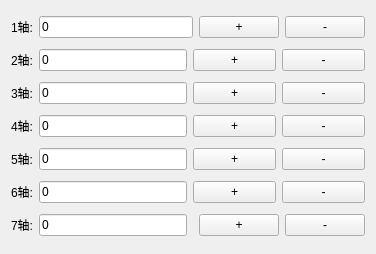
      <widget class="QWidget" name="layoutWidget_4">
       <property name="geometry">
        <rect>
         <x>430</x>
         <y>20</y>
         <width>376</width>
         <height>254</height>
        </rect>
       </property>
       <layout class="QGridLayout" name="gridLayout_16">
        <item row="0" column="0" colspan="2">
         <layout class="QHBoxLayout" name="horizontalLayout_3">
          <item>
           <widget class="QLabel" name="label_23">
            <property name="text">
             <string>1轴:</string>
            </property>
           </widget>
          </item>
          <item>
           <widget class="QLineEdit" name="lineEdit_jt_1">
            <property name="text">
             <string>0</string>
            </property>
           </widget>
          </item>
         </layout>
        </item>
        <item row="0" column="2">
         <layout class="QHBoxLayout" name="horizontalLayout_29">
          <item>
           <widget class="QPushButton" name="pushButton_a1_p">
            <property name="text">
             <string>+</string>
            </property>
           </widget>
          </item>
          <item>
           <widget class="QPushButton" name="pushButton_a1_m">
            <property name="text">
             <string>-</string>
            </property>
           </widget>
          </item>
         </layout>
        </item>
        <item row="1" column="0">
         <layout class="QHBoxLayout" name="horizontalLayout_19">
          <item>
           <widget class="QLabel" name="label_24">
            <property name="text">
             <string>2轴:</string>
            </property>
           </widget>
          </item>
          <item>
           <widget class="QLineEdit" name="lineEdit_jt_2">
            <property name="text">
             <string>0</string>
            </property>
           </widget>
          </item>
         </layout>
        </item>
        <item row="1" column="1" colspan="2">
         <layout class="QHBoxLayout" name="horizontalLayout_30">
          <item>
           <widget class="QPushButton" name="pushButton_a2_p">
            <property name="text">
             <string>+</string>
            </property>
           </widget>
          </item>
          <item>
           <widget class="QPushButton" name="pushButton_a2_m">
            <property name="text">
             <string>-</string>
            </property>
           </widget>
          </item>
         </layout>
        </item>
        <item row="2" column="0">
         <layout class="QHBoxLayout" name="horizontalLayout_20">
          <item>
           <widget class="QLabel" name="label_25">
            <property name="text">
             <string>3轴:</string>
            </property>
           </widget>
          </item>
          <item>
           <widget class="QLineEdit" name="lineEdit_jt_3">
            <property name="text">
             <string>0</string>
            </property>
           </widget>
          </item>
         </layout>
        </item>
        <item row="2" column="1" colspan="2">
         <layout class="QHBoxLayout" name="horizontalLayout_31">
          <item>
           <widget class="QPushButton" name="pushButton_a3_p">
            <property name="text">
             <string>+</string>
            </property>
           </widget>
          </item>
          <item>
           <widget class="QPushButton" name="pushButton_a3_m">
            <property name="text">
             <string>-</string>
            </property>
           </widget>
          </item>
         </layout>
        </item>
        <item row="3" column="0">
         <layout class="QHBoxLayout" name="horizontalLayout_21">
          <item>
           <widget class="QLabel" name="label_26">
            <property name="text">
             <string>4轴:</string>
            </property>
           </widget>
          </item>
          <item>
           <widget class="QLineEdit" name="lineEdit_jt_4">
            <property name="text">
             <string>0</string>
            </property>
           </widget>
          </item>
         </layout>
        </item>
        <item row="3" column="1" colspan="2">
         <layout class="QHBoxLayout" name="horizontalLayout_32">
          <item>
           <widget class="QPushButton" name="pushButton_a4_p">
            <property name="text">
             <string>+</string>
            </property>
           </widget>
          </item>
          <item>
           <widget class="QPushButton" name="pushButton_a4_m">
            <property name="text">
             <string>-</string>
            </property>
           </widget>
          </item>
         </layout>
        </item>
        <item row="4" column="0">
         <layout class="QHBoxLayout" name="horizontalLayout_26">
          <item>
           <widget class="QLabel" name="label_27">
            <property name="text">
             <string>5轴:</string>
            </property>
           </widget>
          </item>
          <item>
           <widget class="QLineEdit" name="lineEdit_jt_5">
            <property name="text">
             <string>0</string>
            </property>
           </widget>
          </item>
         </layout>
        </item>
        <item row="4" column="1" colspan="2">
         <layout class="QHBoxLayout" name="horizontalLayout_33">
          <item>
           <widget class="QPushButton" name="pushButton_a5_p">
            <property name="text">
             <string>+</string>
            </property>
           </widget>
          </item>
          <item>
           <widget class="QPushButton" name="pushButton_a5_m">
            <property name="text">
             <string>-</string>
            </property>
           </widget>
          </item>
         </layout>
        </item>
        <item row="5" column="0">
         <layout class="QHBoxLayout" name="horizontalLayout_27">
          <item>
           <widget class="QLabel" name="label_28">
            <property name="text">
             <string>6轴:</string>
            </property>
           </widget>
          </item>
          <item>
           <widget class="QLineEdit" name="lineEdit_jt_6">
            <property name="text">
             <string>0</string>
            </property>
           </widget>
          </item>
         </layout>
        </item>
        <item row="5" column="1" colspan="2">
         <layout class="QHBoxLayout" name="horizontalLayout_34">
          <item>
           <widget class="QPushButton" name="pushButton_a6_p">
            <property name="text">
             <string>+</string>
            </property>
           </widget>
          </item>
          <item>
           <widget class="QPushButton" name="pushButton_a6_m">
            <property name="text">
             <string>-</string>
            </property>
           </widget>
          </item>
         </layout>
        </item>
        <item row="6" column="0">
         <layout class="QHBoxLayout" name="horizontalLayout_28">
          <item>
           <widget class="QLabel" name="label_30">
            <property name="text">
             <string>7轴:</string>
            </property>
           </widget>
          </item>
          <item>
           <widget class="QLineEdit" name="lineEdit_jt_7">
            <property name="text">
             <string>0</string>
            </property>
           </widget>
          </item>
         </layout>
        </item>
        <item row="6" column="2">
         <layout class="QHBoxLayout" name="horizontalLayout_35">
          <item>
           <widget class="QPushButton" name="pushButton_a7_p">
            <property name="text">
             <string>+</string>
            </property>
           </widget>
          </item>
          <item>
           <widget class="QPushButton" name="pushButton_a7_m">
            <property name="text">
             <string>-</string>
            </property>
           </widget>
          </item>
         </layout>
        </item>
       </layout>
      </widget>
